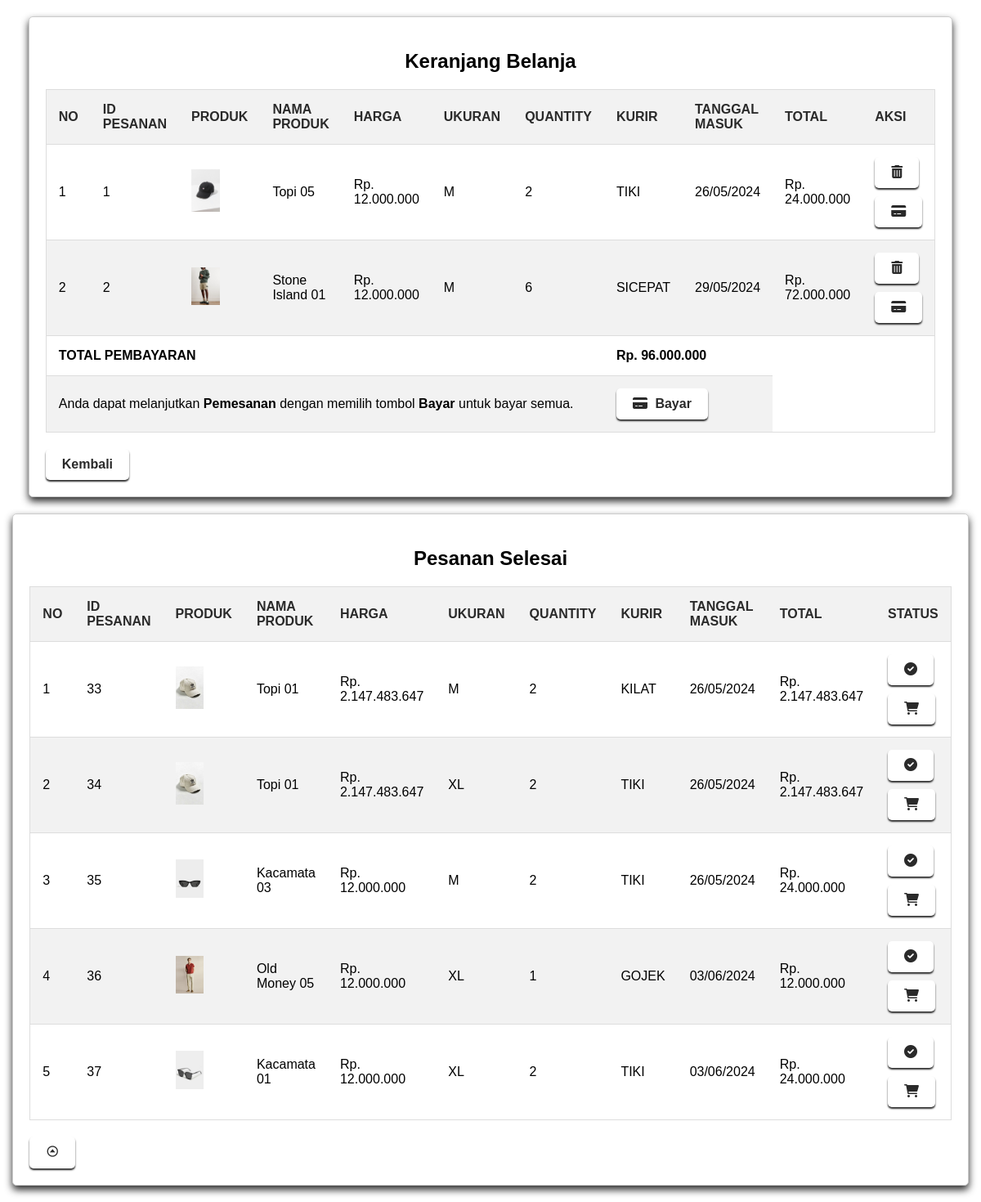
The page /admin/page/user/belanja.php (signed in) on the database its author committed.
### tables this page shows
CREATE TABLE `tbl_keranjang` (
  `id` int(100) NOT NULL,
  `id_user` int(100) NOT NULL,
  `id_barang` int(100) NOT NULL,
  `ukuran` varchar(5) NOT NULL,
  `qty` int(50) NOT NULL,
  `kurir` varchar(15) NOT NULL,
  `date_in` date NOT NULL,
  `total` int(100) NOT NULL
);

CREATE TABLE `tbl_barang` (
  `id_barang` int(100) NOT NULL,
  `nama_barang` varchar(100) NOT NULL,
  `kategori` varchar(100) NOT NULL,
  `deskripsi` text NOT NULL,
  `harga` int(20) NOT NULL,
  `stok` int(5) NOT NULL,
  `created` timestamp NOT NULL DEFAULT CURRENT_TIMESTAMP,
  `nama_image` varchar(50) NOT NULL,
  `type_image` varchar(50) NOT NULL,
  `size_image` bigint(20) NOT NULL
);

CREATE TABLE `tbl_pesanan` (
  `id_pesanan` int(100) NOT NULL,
  `id_user` int(100) NOT NULL,
  `id_barang` int(100) NOT NULL,
  `ukuran` varchar(5) NOT NULL,
  `qty` int(50) NOT NULL,
  `kurir` varchar(15) NOT NULL,
  `date_in` int(11) NOT NULL,
  `total` int(100) NOT NULL
);

### admin/page/user/belanja.php (the view, shortened to what this page needs)
<!DOCTYPE html>
<html lang="en">
<head>
  <link rel="stylesheet" href="https://unpkg.com/boxicons@2.1.4/css/boxicons.min.css">
  <link rel="stylesheet" href="https://cdnjs.cloudflare.com/ajax/libs/font-awesome/6.0.0-beta3/css/all.min.css">
</head>
<body>
  <div id="box">
    <?php include ("keranjang.php") ?>
    <?php
    include '../../koneksi/koneksi.php';
    if (isset($_SESSION['username']))
      $user = $_SESSION['username'];
    $ambiluser = $conn->prepare("SELECT * FROM tbl_users WHERE username =:user");
    $ambiluser->bindparam(':user', $user);
    $ambiluser->execute();
    $data = $ambiluser->fetch(PDO::FETCH_OBJ);
    if (isset($_SESSION['username']))
      $id = $data->id_user;
    $query = $conn->prepare("SELECT * FROM tbl_pesanan
                            JOIN tbl_barang ON tbl_pesanan.id_barang=tbl_barang.id_barang
                            WHERE tbl_pesanan.id_user=:id
                            GROUP BY tbl_pesanan.id_pesanan");
    $query->bindparam(':id', $id);
    $query->execute();
    $data = $query->fetchAll();
    ?>
    <div class="container">
      <h2 style="text-align: center;">Pesanan Selesai</h2>
      <table>
        <thead>
          <tr>
            <th>No</th>
            <th>ID Pesanan</th>
            <th>Produk</th>
            <th>Nama Produk</th>
            <th>Harga</th>
            <th>Ukuran</th>
            <th>Quantity</th>
            <th>Kurir</th>
            <th>Tanggal Masuk</th>
            <th>Total</th>
            <th>Status</th>
          </tr>
        </thead>
        <?php
        $no = 1;
        foreach ($data as $value): ?>
          <tr>
            <td><?php echo $no; ?></td>
            <td><?php echo $value['id_pesanan'] ?></td>
            <td><img width="50%" src="../../img/produk/<?php echo $value['nama_image'] ?>"></td>
            <td><?php echo $value['nama_barang'] ?></td>
            <td><?php echo "Rp. " . number_format($value['harga'], 0, ',', '.'); ?></td>
            <td><?php echo $value['ukuran'] ?></td>
            <td><?php echo $value['qty'] ?></td>
            <td><?php echo $value['kurir'] ?></td>
            <td><?php echo date('d/m/Y', strtotime($value['date_in'])); ?></td>
            <td><?php echo "Rp. " . number_format($value['total'], 0, ',', '.'); ?></td>
            <td>
              <a class="tombol-check" href="#">
                <i class="fas fa-check-circle"></i></a>
              <a class="tombol-buy" href="belanja_detail.php?id=<?php echo $value['id_barang']; ?>">
                <i class="fas fa-shopping-cart"></i></a>
            </td>
          </tr>
          <?php
          $no++;
        endforeach;
        ?>
      </table>
      <a href="#box" class="checkout-btn"><i class='bx bx-caret-up-circle'></i></a>
      <br>
    </div>

### admin/page/user/keranjang.php (shortened to what this page needs)
<!DOCTYPE html>
<html lang="en">
<head>
    <link rel="stylesheet" href="https://unpkg.com/boxicons@2.1.4/css/boxicons.min.css">
    <link rel="stylesheet" href="../../../assets/css/loader.css">
</head>
<body>
    <?php
    include '../../koneksi/koneksi.php';
    if (isset($_SESSION['username'])) {
        $user = $_SESSION['username'];
        $ambiluser = $conn->prepare("SELECT * FROM tbl_users WHERE username =:user");
        $ambiluser->bindparam(':user', $user);
        $ambiluser->execute();
        $data = $ambiluser->fetch(PDO::FETCH_OBJ);
        if ($data) {
            $id = $data->id_user;
            $query = $conn->prepare("SELECT nama_image,id,nama_barang,harga,ukuran,qty,kurir,date_in,total
                                FROM tbl_keranjang
                                JOIN tbl_barang ON tbl_keranjang.id_barang=tbl_barang.id_barang
                                WHERE tbl_keranjang.id_user=:id
                                GROUP BY tbl_keranjang.id");
            $query->bindparam(':id', $id);
            $query->execute();
            $data = $query->fetchAll();
            $count = $query->rowCount();
        } else {
            echo "Pengguna tidak ditemukan.";
        }
    } else {
        echo "Sesi username tidak ditemukan.";
    }
    ?>
    <div class="container">
        <h2 style="text-align: center;" id="top">Keranjang Belanja</h2>
        <table>
            <thead>
                <tr>
                    <th>No</th>
                    <th>ID Pesanan</th>
                    <th>Produk</th>
                    <th>Nama Produk</th>
                    <th>Harga</th>
                    <th>Ukuran</th>
                    <th>Quantity</th>
                    <th>Kurir</th>
                    <th>Tanggal Masuk</th>
                    <th>Total</th>
                    <th>Aksi</th>
                </tr>
            </thead>
            <?php
            $no = 1;
            $jumlah = 0;
            foreach ($data as $value): ?>
                <tr>
                    <td><?php echo $no; ?></td>
                    <td><?php echo $value['id'] ?></td>
                    <td><img width="50%" src="../../img/produk/<?php echo $value['nama_image'] ?>"></td>
                    <td><?php echo $value['nama_barang'] ?></td>
                    <td><?php echo "Rp. " . number_format($value['harga'], 0, ',', '.'); ?></td>
                    <td><?php echo $value['ukuran'] ?></td>
                    <td><?php echo $value['qty'] ?></td>
                    <td><?php echo $value['kurir'] ?></td>
                    <td><?php echo date('d/m/Y', strtotime(isset($value['date_in']) ? $value['date_in'] : '')); ?></td>
                    <td><?php echo "Rp. " . number_format($value['total'], 0, ',', '.'); ?></td>
                    <td>
                        <link rel="stylesheet"
                            href="https://cdnjs.cloudflare.com/ajax/libs/font-awesome/6.0.0-beta3/css/all.min.css">
                        <a class="tombol-trash" href="keranjang_hapus.php?id=<?php echo $value['id']; ?>">
                            <i class="fas fa-trash-alt"></i></a>
                        <a class="tombol-cash"
                            href="pesanan.php?id=<?php echo $value['id'] ?>&jum=<?php echo $value['total'] ?>&bayar=<?php echo $value['id'] ?>">
                            <i class="fas fa-credit-card"></i>
                        </a>
                    </td>
                </tr>
                <?php
                $no++;
                $jumlah = $jumlah + $value['total'];
            endforeach;
            ?>
            <tr>
                <td colspan="7"><b>TOTAL PEMBAYARAN</b></td>
                <td colspan="2"><b><?php echo "Rp. " . number_format($jumlah, 0, ',', '.'); ?></td></b>
            </tr>
            <?php if ($count > 0) { ?>
                <tr>
                    <td colspan="7">
                        Anda dapat melanjutkan <b>Pemesanan</b> dengan memilih tombol <b>Bayar</b> untuk bayar semua.
                    </td>
                    <link rel="stylesheet"
                        href="https://cdnjs.cloudflare.com/ajax/libs/font-awesome/6.0.0-beta3/css/all.min.css">
                    <td colspan="2">
                        <a class="tombol-biru" href="pesanan.php?id=<?php echo $id ?>&jum=<?php echo $jumlah ?>">
                            <i class="fas fa-credit-card"></i> Bayar</a>
                    </td>
                </tr>
            <?php } ?>
        </table>
        <a href="javascript:history.back()" class="checkout-btn">Kembali</a>
    </div>
</body>
</html>

### admin/page/user/keranjang.php (style rules this page uses)
.tombol-trash { background-color: #fff; color: #2a2a2a; padding: 10px 20px; text-decoration: none; border-radius: 5px; transition: background-color 0.3s, transform 0.3s; display: inline-block; font-weight: bold; box-shadow: 0 2px 2px #2a2a2a; }
.tombol-cash { margin-top: 10px; background-color: #fff; color: #2a2a2a; padding: 10px 20px; text-decoration: none; border-radius: 5px; transition: background-color 0.3s, transform 0.3s; display: inline-block; font-weight: bold; box-shadow: 0 2px 2px #2a2a2a; }
body { font-family: 'Poppins', sans-serif; margin: 0; padding: 0; background-color: #fff; }
.container { max-width: min-content; margin: 20px auto; padding: 20px; border: 1px solid #ccc; border-radius: 5px; background-color: #fff; box-shadow: 0 5px 10px #2a2a2a; overflow-y: auto; }
table { margin-top: 20px; width: 100%; border-collapse: collapse; border: 1px solid #ddd; }
table tr:nth-child(even) { background-color: #f2f2f2; }
th, td { padding: 15px; border-bottom: 1px solid #ddd; text-align: left; width: auto; }
th { background-color: #f2f2f2; color: #2a2a2a; text-transform: uppercase; }
.checkout-btn { display: inline-block; padding: 10px 20px; background-color: #fff; color: #2a2a2a; text-align: center; text-decoration: none; border: none; font-weight: bold; border-radius: 5px; cursor: pointer; box-shadow: 0 2px 2px #2a2a2a; transition: background-color 0.3s, transform 0.3s; margin-top: 20px; }
.tombol-biru { background-color: #fff; color: #2a2a2a; padding: 10px 20px; text-decoration: none; border-radius: 5px; transition: background-color 0.3s, transform 0.3s; display: inline-block; font-weight: bold; box-shadow: 0 2px 2px #2a2a2a; }
.tombol-biru i { margin-right: 5px; }

### admin/page/user/belanja.php (style rules this page uses)
.tombol-check { background-color: #fff; color: #2a2a2a; padding: 10px 20px; text-decoration: none; border-radius: 5px; transition: background-color 0.3s, transform 0.3s; display: inline-block; font-weight: bold; box-shadow: 0 2px 2px #2a2a2a; }
.tombol-buy { margin-top: 10px; background-color: #fff; color: #2a2a2a; padding: 10px 20px; text-decoration: none; border-radius: 5px; transition: background-color 0.3s, transform 0.3s; display: inline-block; font-weight: bold; box-shadow: 0 2px 2px #2a2a2a; }

### rows shown on the page
tbl_keranjang: id "1", id_barang.nama_image (picture), id_barang.nama_barang "Topi 05", id_barang.harga "12.000.000", ukuran "M", qty "2", kurir "TIKI", date_in "26/05/2024", total "24.000.000"
tbl_keranjang: id "2", id_barang.nama_image (picture), id_barang.nama_barang "Stone Island 01", id_barang.harga "12.000.000", ukuran "M", qty "6", kurir "SICEPAT", date_in "29/05/2024", total "72.000.000"
tbl_pesanan: id_pesanan "33", id_barang.nama_image (picture), id_barang.nama_barang "Topi 01", id_barang.harga "2.147.483.647", ukuran "M", qty "2", kurir "KILAT", date_in "26/05/2024", total "2.147.483.647"
tbl_pesanan: id_pesanan "34", id_barang.nama_image (picture), id_barang.nama_barang "Topi 01", id_barang.harga "2.147.483.647", ukuran "XL", qty "2", kurir "TIKI", date_in "26/05/2024", total "2.147.483.647"
tbl_pesanan: id_pesanan "35", id_barang.nama_image (picture), id_barang.nama_barang "Kacamata 03", id_barang.harga "12.000.000", ukuran "M", qty "2", kurir "TIKI", date_in "26/05/2024", total "24.000.000"
tbl_pesanan: id_pesanan "36", id_barang.nama_image (picture), id_barang.nama_barang "Old Money 05", id_barang.harga "12.000.000", ukuran "XL", qty "1", kurir "GOJEK", date_in "03/06/2024", total "12.000.000"
tbl_pesanan: id_pesanan "37", id_barang.nama_image (picture), id_barang.nama_barang "Kacamata 01", id_barang.harga "12.000.000", ukuran "XL", qty "2", kurir "TIKI", date_in "03/06/2024", total "24.000.000"

### other values the page prints
$jumlah "96.000.000"
